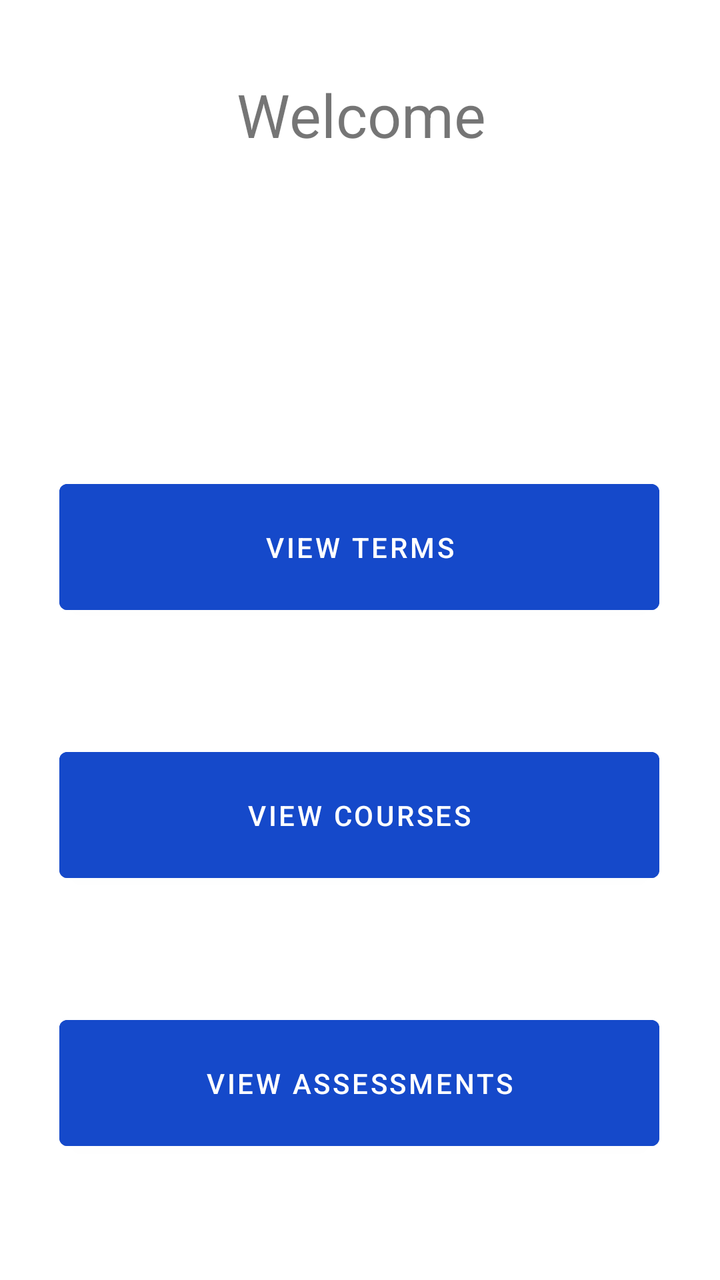
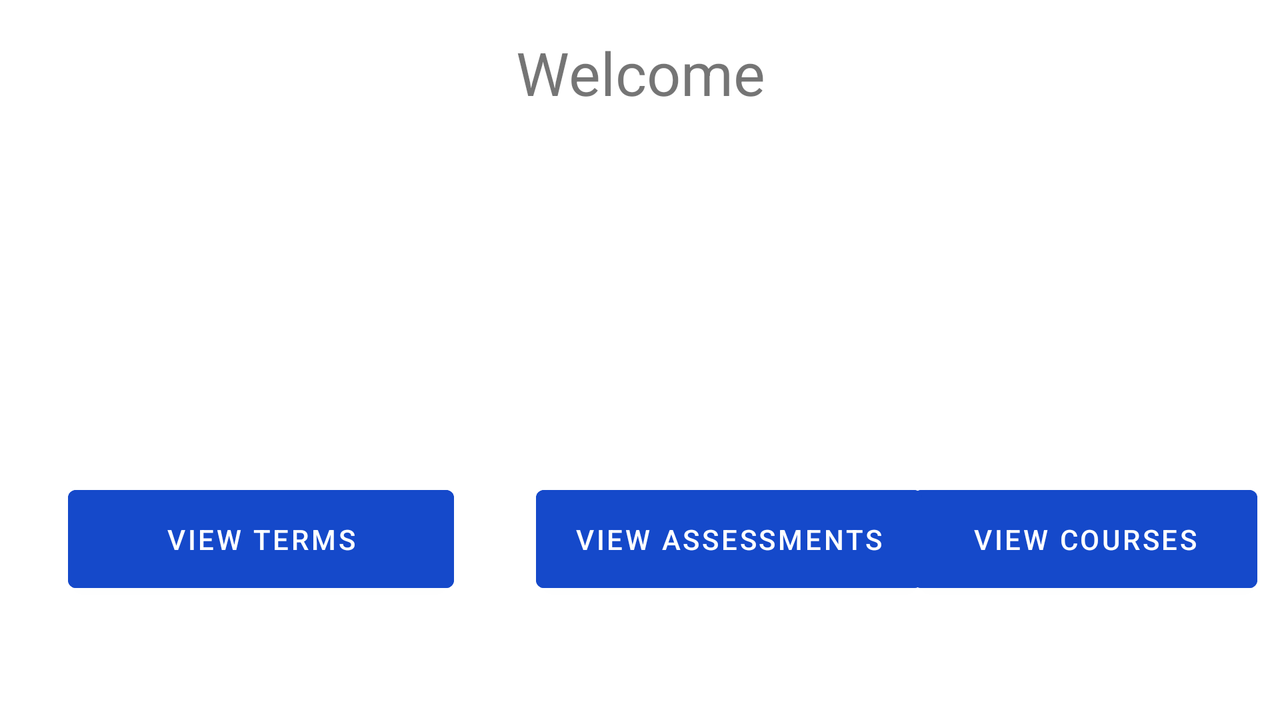

Two renders of one Android screen. The first uses the default layout on a phone; the second uses the alternative layout the repository ships for a different screen configuration, on a matching device. The two XML files are below.
<!-- AndroidManifest.xml: application theme Theme.MelissaEppersonC196 -->
<!-- res/layout/activity_main.xml -->
<?xml version="1.0" encoding="utf-8"?>
<androidx.constraintlayout.widget.ConstraintLayout xmlns:android="http://schemas.android.com/apk/res/android"
    xmlns:app="http://schemas.android.com/apk/res-auto"
    xmlns:tools="http://schemas.android.com/tools"
    android:layout_width="match_parent"
    android:layout_height="match_parent"
    tools:context="android.melissaeppersonc196.scheduler.UI.MainActivity">

    <Button
        android:id="@+id/termsButton"
        android:layout_width="300dp"
        android:layout_height="75dp"
        android:layout_marginStart="55dp"
        android:layout_marginEnd="56dp"
        android:layout_marginBottom="59dp"
        android:backgroundTint="#1549CA"
        android:onClick="termsScreen"
        android:text="@string/view_terms"
        app:layout_constraintBottom_toTopOf="@+id/coursesButton"
        app:layout_constraintEnd_toEndOf="parent"
        app:layout_constraintStart_toStartOf="parent" />

    <Button
        android:id="@+id/coursesButton"
        android:layout_width="300dp"
        android:layout_height="75dp"
        android:layout_marginStart="55dp"
        android:layout_marginTop="59dp"
        android:layout_marginEnd="56dp"
        android:backgroundTint="#1549CA"
        android:onClick="coursesScreen"
        android:text="@string/view_courses"
        app:layout_constraintEnd_toEndOf="parent"
        app:layout_constraintStart_toStartOf="parent"
        app:layout_constraintTop_toBottomOf="@+id/termsButton" />

    <Button
        android:id="@+id/assessmentsButton"
        android:layout_width="300dp"
        android:layout_height="75dp"
        android:layout_marginStart="55dp"
        android:layout_marginTop="59dp"
        android:layout_marginEnd="56dp"
        android:layout_marginBottom="61dp"
        android:backgroundTint="#1549CA"
        android:onClick="assessmentsScreen"
        android:text="@string/view_assessments"
        app:layout_constraintBottom_toBottomOf="parent"
        app:layout_constraintEnd_toEndOf="parent"
        app:layout_constraintStart_toStartOf="parent"
        app:layout_constraintTop_toBottomOf="@+id/coursesButton" />

    <ImageView
        android:id="@+id/imageView"
        android:layout_width="243dp"
        android:layout_height="186dp"
        android:layout_marginStart="103dp"
        android:layout_marginTop="108dp"
        android:layout_marginEnd="102dp"
        android:contentDescription="@string/graduation_cap"
        app:layout_constraintEnd_toEndOf="parent"
        app:layout_constraintStart_toStartOf="parent"
        app:layout_constraintTop_toTopOf="parent"
        app:srcCompat="@drawable/ic_baseline_school_24" />

    <TextView
        android:id="@+id/textView2"
        android:layout_width="179dp"
        android:layout_height="48dp"
        android:layout_marginStart="135dp"
        android:layout_marginTop="37dp"
        android:layout_marginEnd="134dp"
        android:text="@string/welcome"
        android:textSize="30sp"
        android:textAlignment="center"
        app:layout_constraintEnd_toEndOf="parent"
        app:layout_constraintStart_toStartOf="parent"
        app:layout_constraintTop_toTopOf="parent" />

</androidx.constraintlayout.widget.ConstraintLayout>
<!-- resources referenced by this layout -->
<resources>
  <string name="graduation_cap">Graduation Cap</string>
  <string name="view_assessments">View Assessments</string>
  <string name="view_courses">View Courses</string>
  <string name="view_terms">View Terms</string>
  <string name="welcome">Welcome</string>
  <style name="Theme.MelissaEppersonC196" parent="Theme.MaterialComponents.DayNight.DarkActionBar">
          
          <item name="colorPrimary">@color/purple_500</item>
          <item name="colorPrimaryVariant">@color/purple_700</item>
          <item name="colorOnPrimary">@color/white</item>
          
          <item name="colorSecondary">@color/teal_200</item>
          <item name="colorSecondaryVariant">@color/teal_700</item>
          <item name="colorOnSecondary">@color/black</item>
          
          <item name="android:statusBarColor" tools:targetApi="l">?attr/colorPrimaryVariant</item>
          
      </style>
</resources>
<!-- res/layout-land/activity_main.xml (the repository's variant of the layout above) -->
<!-- drawn on the phone turned sideways -->
<?xml version="1.0" encoding="utf-8"?>
<androidx.constraintlayout.widget.ConstraintLayout xmlns:android="http://schemas.android.com/apk/res/android"
    xmlns:app="http://schemas.android.com/apk/res-auto"
    xmlns:tools="http://schemas.android.com/tools"
    android:layout_width="match_parent"
    android:layout_height="match_parent"
    tools:context="android.melissaeppersonc196.scheduler.UI.MainActivity">

    <Button
        android:id="@+id/termsButton"
        android:layout_width="193dp"
        android:layout_height="61dp"
        android:layout_marginStart="34dp"
        android:layout_marginBottom="60dp"
        android:backgroundTint="#1549CA"
        android:onClick="termsScreen"
        android:text="View Terms"
        app:layout_constraintBottom_toBottomOf="parent"
        app:layout_constraintStart_toStartOf="parent" />

    <Button
        android:id="@+id/coursesButton"
        android:layout_width="172dp"
        android:layout_height="61dp"
        android:layout_marginStart="41dp"
        android:layout_marginEnd="57dp"
        android:layout_marginBottom="60dp"
        android:backgroundTint="#1549CA"
        android:onClick="coursesScreen"
        android:text="View Courses"
        app:layout_constraintBottom_toBottomOf="parent"
        app:layout_constraintEnd_toEndOf="parent"
        app:layout_constraintStart_toEndOf="@+id/assessmentsButton" />

    <Button
        android:id="@+id/assessmentsButton"
        android:layout_width="193dp"
        android:layout_height="61dp"
        android:layout_marginStart="41dp"
        android:layout_marginBottom="60dp"
        android:backgroundTint="#1549CA"
        android:onClick="assessmentsScreen"
        android:text="View Assessments"
        app:layout_constraintBottom_toBottomOf="parent"
        app:layout_constraintStart_toEndOf="@+id/termsButton" />

    <ImageView
        android:id="@+id/imageView"
        android:layout_width="207dp"
        android:layout_height="155dp"
        android:layout_marginStart="103dp"
        android:layout_marginTop="4dp"
        android:layout_marginEnd="102dp"
        app:layout_constraintEnd_toEndOf="parent"
        app:layout_constraintHorizontal_bias="0.498"
        app:layout_constraintStart_toStartOf="parent"
        app:layout_constraintTop_toBottomOf="@+id/textView2"
        app:srcCompat="@drawable/ic_baseline_school_24" />

    <TextView
        android:id="@+id/textView2"
        android:layout_width="179dp"
        android:layout_height="48dp"
        android:layout_marginStart="135dp"
        android:layout_marginTop="16dp"
        android:layout_marginEnd="134dp"
        android:text="Welcome"
        android:textSize="30dp"
        android:textAlignment="center"
        app:layout_constraintEnd_toEndOf="parent"
        app:layout_constraintHorizontal_bias="0.498"
        app:layout_constraintStart_toStartOf="parent"
        app:layout_constraintTop_toTopOf="parent" />

</androidx.constraintlayout.widget.ConstraintLayout>
<!-- resources referenced by the variant -->
<!-- as the phone turned sideways resolves them -->
<resources>
  <style name="Theme.MelissaEppersonC196" parent="Theme.MaterialComponents.DayNight.DarkActionBar">
          
          <item name="colorPrimary">@color/purple_500</item>
          <item name="colorPrimaryVariant">@color/purple_700</item>
          <item name="colorOnPrimary">@color/white</item>
          
          <item name="colorSecondary">@color/teal_200</item>
          <item name="colorSecondaryVariant">@color/teal_700</item>
          <item name="colorOnSecondary">@color/black</item>
          
          <item name="android:statusBarColor" tools:targetApi="l">?attr/colorPrimaryVariant</item>
          
      </style>
</resources>
